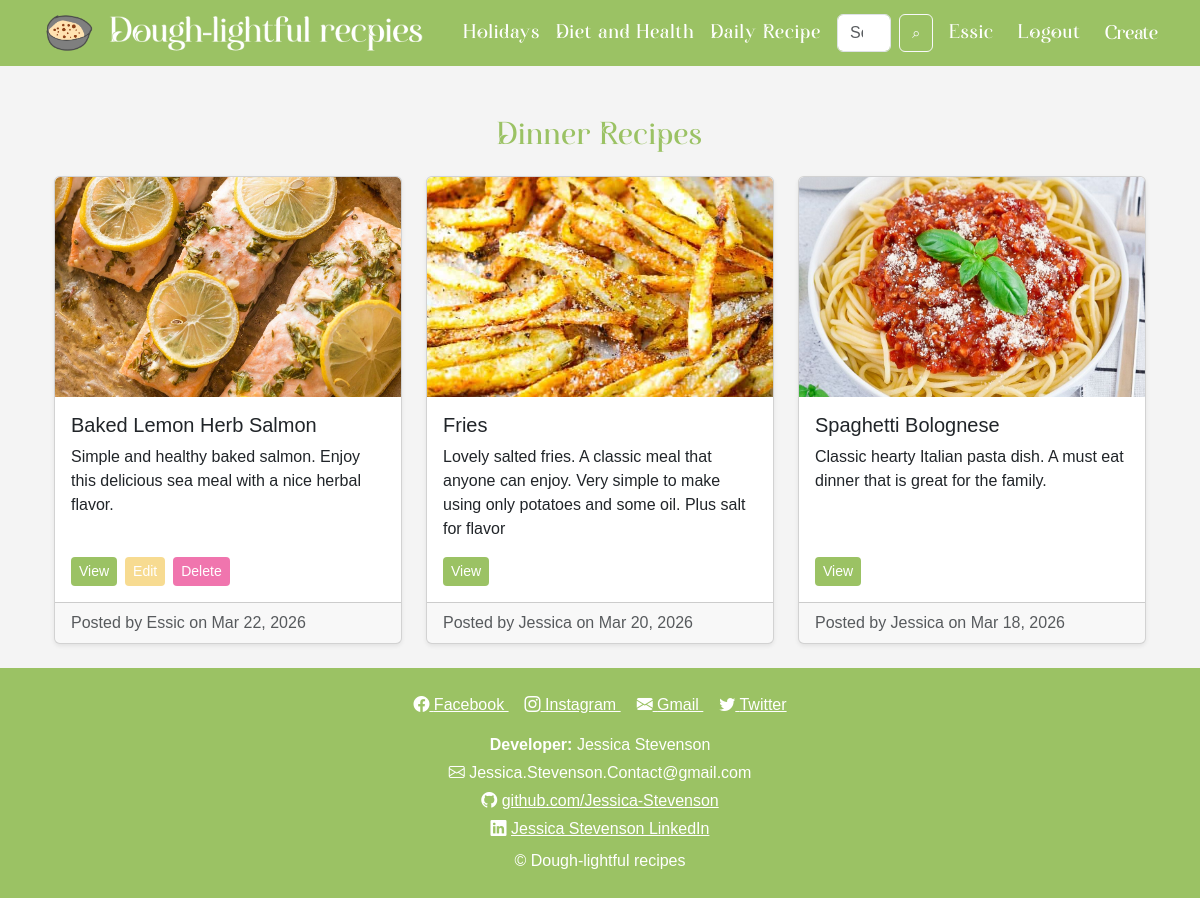
Page /daily/?subcategory=dinner (signed in) on the committed database.
### recipe/models.py (models this page shows, shortened)
class Recipe(models.Model):
    MAIN_CATEGORIES = [
        ('daily', 'Daily Recipes'),
        ('holiday', 'Holidays'),
        ('health', 'Diet & Health'),
    ]
    SUB_CATEGORIES = [
        ('breakfast', 'Breakfast'),
        ('lunch', 'Lunch'),
        ('dinner', 'Dinner'),
        ('dessert', 'Dessert'),
        ('drinks', 'Drinks'),
        ('new_years', "New Year's"),
        ('mothers_day', "Mother's Day"),
        ('keto', 'Keto'),
        ('vegetarian', 'Vegetarian'),
    ]
    user = models.ForeignKey(User, on_delete=models.CASCADE)
    title = models.CharField(max_length=200)
    description = models.TextField()
    ingredients = models.TextField()
    instructions = models.TextField()
    image = models.ImageField(upload_to='recipes/', blank=True, null=True)
    main_category = models.CharField(max_length=20, choices=MAIN_CATEGORIES)
    sub_category = models.CharField(max_length=20, choices=SUB_CATEGORIES, blank=True, null=True)
    created_at = models.DateTimeField(auto_now_add=True)

### recipe/views.py (the view)
# urls.py: path('daily/', views.daily_view, name='daily_all'),
def daily_view(request):
    subcat = request.GET.get('subcategory')
    recipes = Recipe.objects.filter(
        main_category='daily',
        sub_category=subcat
    ).order_by('-created_at') if subcat else Recipe.objects.filter(main_category='daily').order_by('-created_at')
    template_name = f'food/daily/{subcat}.html' if subcat else 'food/daily/all.html'
    return render(request, template_name, {'recipes': recipes})

### templates/food/daily/dinner.html
{% extends 'base.html' %}
{% load static %}
{% block content %}
<div class="container mt-4">
    <h2 class="mb-4 text-center heading">Dinner Recipes</h2>
    <div class="row row-cols-1 row-cols-md-3 g-4">
        {% for recipe in recipes %}
        <div class="col">
            <div class="card h-100 shadow-sm">
                {% if recipe.image %}
                <img src="{{ recipe.image.url }}" class="card-img-top" alt="{{ recipe.title }}">
                {% else %}
                <img src="{% static 'recipestatic/Le_Logo.png' %}" class="card-img-top" alt="{{ recipe.title }}">
                {% endif %}
                <div class="card-body d-flex flex-column">
                    <h5 class="card-title">{{ recipe.title }}</h5>
                    <p class="card-text">
                        {{ recipe.description }}
                    </p>
                    <div class="mt-auto d-flex gap-2 flex-wrap">
                        <a href="{% url 'recipe_detail' recipe.id %}"
                        class="btn btn-sm"
                        style="background-color:#9BC264; color:white; border:none;">
                            View
                        </a>
                        {% if user == recipe.user %}
                        <a href="{% url 'edit_recipe' recipe.id %}"
                        class="btn btn-sm"
                        style="background-color:#F7DB91; color:white; border:none;">
                            Edit
                        </a>
                        <a href="{% url 'delete_recipe' recipe.id %}"
                        class="btn btn-sm"
                        style="background-color:#F075AE; color:white; border:none;">
                            Delete
                        </a>
                        {% endif %}
                    </div>
                </div>
                <div class="card-footer text-muted">
                    Posted by {{ recipe.user.username }} on {{ recipe.created_at|date:"M d, Y" }}
                </div>
            </div>
        </div>
        {% empty %}
        <p class="text-center">No dinner recipes yet.</p>
        {% endfor %}
    </div>
</div>
{% endblock %}

### templates/base.html (shortened to what this page needs)
{% load static %}
<!DOCTYPE html>
<html>
<head>
    <link href="https://cdn.jsdelivr.net/npm/bootstrap@5.3.2/dist/css/bootstrap.min.css" rel="stylesheet">
    <link href="https://cdn.jsdelivr.net/npm/bootstrap-icons@1.11.3/font/bootstrap-icons.css" rel="stylesheet">
    <link rel="stylesheet" href="{% static 'recipestatic/style.css' %}">
</head>
<body class="d-flex flex-column min-vh-100">
<nav class="navbar navbar-expand-sm navbar-dark custom-navbar">
    <div class="container d-flex align-items-center">
        <div class="d-flex align-items-center">
            <a class="navbar-brand d-flex align-items-center me-4" href="{% url 'home' %}">
                <img src="{% static 'recipestatic/Le_Logo.png' %}" alt="Le Logo" class="logo-img me-2">
                <img src="{% static 'recipestatic/Logoagian.png' %}" alt="Logo" class="logo-img me-2">
            </a>
            <div class="nav-item dropdown me-3">
                <a class="nav-link dropdown-toggle text-white"
                   href="{% url 'holidays' %}"
                   role="button"
                   data-bs-toggle="dropdown"
                   onclick="window.location.href=this.href">
                    Holidays
                </a>
            </div>
            <div class="nav-item dropdown me-3">
                <a class="nav-link dropdown-toggle text-white"
                   href="{% url 'health_diet' %}"
                   role="button"
                   data-bs-toggle="dropdown"
                   onclick="window.location.href=this.href">
                    Diet and Health
                </a>
            </div>
            <div class="nav-item dropdown me-3">
                <a class="nav-link dropdown-toggle text-white"
                   href="{% url 'daily_all' %}"
                   role="button"
                   data-bs-toggle="dropdown"
                   onclick="window.location.href=this.href">
                    Daily Recipe
                </a>
            </div>
        </div>
        <div class="d-flex align-items-center ms-auto">
            <form class="d-flex me-3" method="get" action="{% url 'search' %}">
                <input class="form-control me-2" type="search" placeholder="Search recipes..." name="q">
                <button class="btn btn-outline-light" type="submit" style="font-size: 15px;">⌕</button>
            </form>
            {% if user.is_authenticated %}
            <div class="user-logout-wrapper d-flex align-items-center">
                <a class="nav-link text-white me-3" href="{% url 'home' %}">{{ user.username }}</a>
                <a href="#" class="nav-link text-white logout-link"
                onclick="document.getElementById('logout-form').submit(); return false;">
                    Logout
                </a>
                <a href="{% url 'create_recipe' %}" class="ms-3" style="padding-bottom: 3px;">
                    Create
                </a>
            </div>
            {% else %}
            <a class="nav-link text-white me-3" href="{% url 'login' %}">Login</a>
            <a class="nav-link text-white" href="{% url 'signup' %}">Sign Up</a>
            {% endif %}
        </div>
    </div>
</nav>
<div class="container mt-4 flex-grow-1">
    {% block content %}
    {% endblock %}
    <br>
</div>
<footer class="mt-auto" style="background-color: #9BC264; color:#fff; padding: 25px 0;">
    <div class="container text-center">
        <div class="mb-3">
            <a href="https://www.facebook.com" target="_blank" class="text-white me-3">
                <i class="bi bi-facebook"></i> Facebook
            </a>
            <a href="https://www.instagram.com" target="_blank" class="text-white me-3">
                <i class="bi bi-instagram"></i> Instagram
            </a>
            <a href="mailto:example@gmail.com" class="text-white me-3">
                <i class="bi bi-envelope-fill"></i> Gmail
            </a>
            <a href="https://twitter.com" target="_blank" class="text-white">
                <i class="bi bi-twitter"></i> Twitter
            </a>
        </div>
        <div class="mb-2">
            <p class="mb-1"><strong>Developer:</strong> Jessica Stevenson</p>
            <p class="mb-1">
                <i class="bi bi-envelope"></i> Jessica.Stevenson.Contact@gmail.com
            </p>
            <p class="mb-1">
                <i class="bi bi-github"></i>
                <a href="https://github.com/Jessica-Stevenson" target="_blank" class="text-white">
                    github.com/Jessica-Stevenson
                </a>
            </p>
            <p class="mb-1">
                <i class="bi bi-linkedin"></i>
                <a href="https://www.linkedin.com/in/jessica-stevenson-830639364/" target="_blank" class="text-white">
                    Jessica Stevenson LinkedIn
                </a>
            </p>
        </div>
        <p class="mb-0">&copy; Dough-lightful recipes</p>
    </div>
</footer>
</body>
</html>

### recipe/static/recipestatic/style.css (style rules this page uses)
body { background-color: #f4f4f4; font-family: Arial, sans-serif; overflow-x: hidden; }
.heading { font-family: 'Auralyess', sans-serif; color: #9BC264; letter-spacing: 1px; }
.custom-navbar { background-color: #9BC264; }
.custom-navbar .navbar-brand { font-size: 24px; font-weight: bold; }
.logo-img { height: 40px; width: auto; }
.card-img-top { width:100%; height:220px; object-fit:cover; display:block; }
.card { overflow:hidden; }
.custom-navbar .nav-link, .custom-navbar .dropdown-toggle { display: flex; align-items: center; justify-content: center; position: relative; color: white; text-decoration: none; font-family: 'Auralyess', sans-serif; letter-spacing: 1px; font-size: 20px; line-height: 1.5; padding-bottom: 0.25rem; transition: color 0.3s ease; }
.custom-navbar .nav-link::after, .custom-navbar .dropdown-toggle::after { content: ''; position: absolute; left: 50%; bottom: 0; height: 4px; width: 0; background-color: white; transition: all 0.3s ease; transform: translateX(-50%); }
.custom-navbar .dropdown-toggle::after { display: none; }
.user-logout-wrapper { display: flex; align-items: center; gap: 0.5rem; }
.user-logout-wrapper a { display: flex; align-items: center; justify-content: center; font-family: 'Auralyess', sans-serif; font-size: 20px; line-height: 1.5; padding: 0; margin: 0; color: white; text-decoration: none; position: relative; cursor: pointer; }
.user-logout-wrapper a::after { content: ''; position: absolute; left: 50%; bottom: 0; height: 4px; width: 0; background-color: white; transition: all 0.3s ease; transform: translateX(-50%); }

### rows in the picture
Recipe: image (picture), title "Baked Lemon Herb Salmon", description "Simple and healthy baked salmon. Enjoy this delicious sea meal with a nice herbal flavor.", shows "Edit", user.username "Essic", created_at "Mar 22, 2026"
Recipe: image (picture), title "Fries", description "Lovely salted fries. A classic meal that anyone can enjoy. Very simple to make using only potatoes and some oil. Plus salt for flavor", user.username "Jessica", created_at "Mar 20, 2026"
Recipe: image (picture), title "Spaghetti Bolognese", description "Classic hearty Italian pasta dish. A must eat dinner that is great for the family.", user.username "Jessica", created_at "Mar 18, 2026"

### other values in the picture
{{ user.username }} "Essic"
